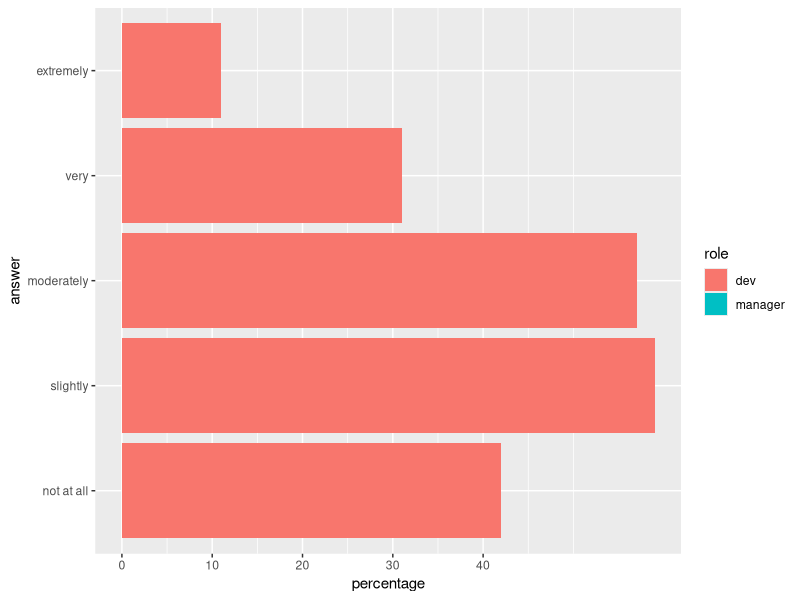

The R script that drew this image:
library(tidyverse)

# https://www.heise.de/news/Entwickler-sind-von-KI-nicht-begeistert-ihre-Manager-schon-9808503.html
# https://www.atlassian.com/software/compass/resources/state-of-developer-2024
# https://oobeya.io/blog/state-of-developer-experience-in-2024-key-findings-and-highlights/

# How much AI tools are improving developer productivity today
dta <- tribble(
  ~role, ~horizon, ~answer, ~percentage,
  "manager", "today", "not at all", 0,
  "manager", "today", "slightly", 0,
  "manager", "today", "moderately", 0,
  "manager", "today", "very", 0,
  "manager", "today", "extremely", 0,
  "dev", "today", "not at all", 30,
  "dev", "today", "slightly", 32,
  "dev", "today", "moderately", 22, 
  "dev", "today", "very", 11, 
  "dev", "today","extremely", 5,
  "dev", "in two years", "not at all", 12,
  "dev", "in two years", "slightly", 27,
  "dev", "in two years", "moderately", 35, 
  "dev", "in two years", "very", 20, 
  "dev", "in two years", "extremely", 6
)

label.breaks <- pretty(c(-max(dta$percentage), max(dta$percentage)))

dta %>% 
  mutate(
    # make percentage negative to have both sides of the pyramid
    percentage = case_when(
      role == "manager" ~ -percentage,
      TRUE ~ percentage
    ),
    answer = as_factor(answer)
  ) %>% 
  ggplot()+
    geom_col(aes(x=percentage, y=answer, fill=role))+
    scale_x_continuous(breaks  = label.breaks,
                       labels = abs(label.breaks)
                    )




# How much AI tools will improve developer productivity within the next two years 


# https://www.njtierney.com/post/2022/08/09/ggplot-pyramid/
